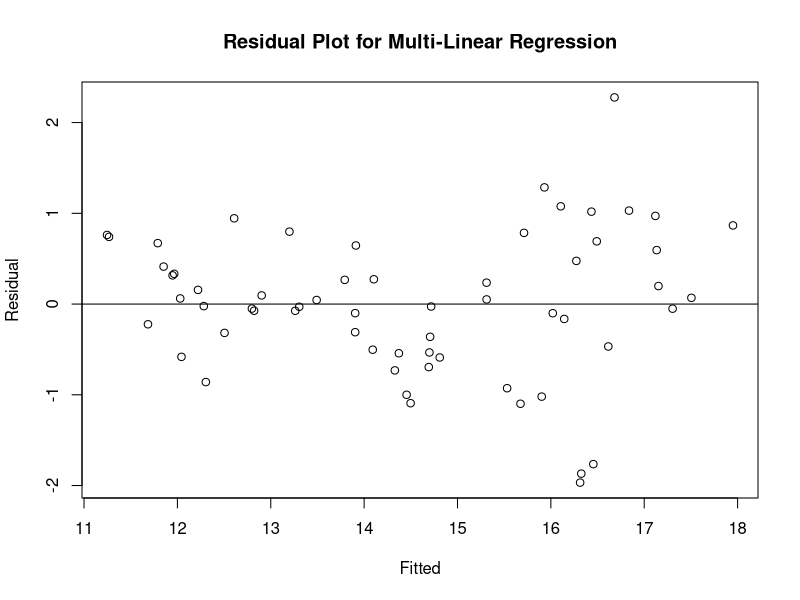

Here is the R script that generated this plot:
setwd("/Users/jordan.Mac/Desktop/college/clarkson/fall23/stats_project") # change this
cat("\f") # clean the console
rm(list = ls()) # clean the environment
# Lets read the data
# library(readxl)
df <- read.csv("fighterjetcosts.csv")

#df$vs <- factor(df$vs)
# Perform multiple linear regression
fit_mlr <- lm(FlyawayCost ~ Thrust + Climb + MTOW, data = df)

res <- resid(fit_mlr)
plot(fitted(fit_mlr), res, main = "Residual Plot for Multi-Linear Regression",
     xlab = "Fitted", ylab = "Residual")
abline(0,0)

# Print the summary of the regression model
print(summary(fit_mlr))
